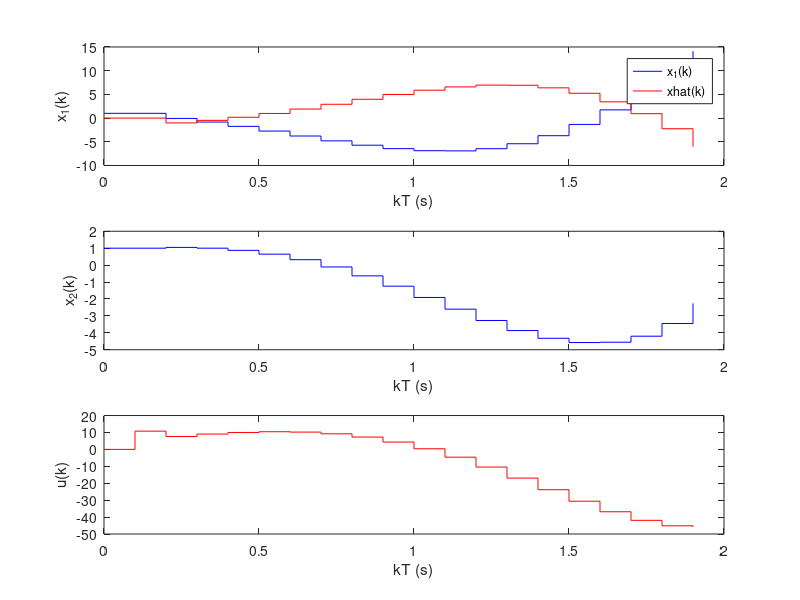

This chart was generated by the following MATLAB code:
% ELT013 - Controle Digital
% Projeto de observador de estados com ordem reduzida
%
% Prof. Bruno Teixeira, DELT/UFMG, 06/2017

%% Sistema: satelite duplo integrador
% Entrada: torque, Saida: posicao angular

close all; clc; clear all

% Funcao de transferencia em Laplace
nGs = 1;
dGs = [1 0 0];
Gs = tf(nGs, dGs)
% Espaco de estados:
[Ac, Bc, Cc, Dc] = tf2ss(nGs, dGs);
SysS = ss(Ac, Bc, Cc, Dc)

% Discretizacao do modelo em tempo continuo:
Ts = 0.1;
SysZ = c2d(SysS, Ts, 'zoh')
[A, B, C, D, Ts] = ssdata(SysZ)
[nGz, dGz] = ss2tf(A, B, C, D);
Gz = zpk(minreal(tf(nGz, dGz, Ts)))

%% Sistema reduzido: {Ar, Br, Cr, Dr}

% ATENCAO!!! Observe que, neste caso, xb = x1 e xa = x2 = y
Aaa = A(2,2); Aab = A(2,1); Aba = A(1,2); Abb = A(1,1);
Ba = B(2,1); Bb = B(1,1);
Ar = Abb
Cr = Aab
Dr = 0;

Obr = Cr;


%% Especificacoes de requisito:

% Polo desejado em z:
p1z = 0.3;
% Equacao caracteristica desejada:
alphacz = [1 -p1z]


%% Projeto de PREDITOR REDUZIDO pela Formula de Ackerman

% Usando funcao do Matlab:
Lr = acker(Ar', Cr', p1z)' 

% Passo a passo:
Lr = ( Ar + alphacz(2)*eye(size(Ar)) )*inv(Obr)*[zeros(size(Ar,1)-1,1);  1]

eig(Ar - Lr*Cr) % Conferindo polo do observador de ordem reduzida

%% Projeto do Controlador:
% Retirado de Ex_ProjetoRegulador.m

% Controlabilidade
Co = [B A*B];
if (size(A,1)-rank(Co)==0)
    disp('O sistema e controlavel.');
end

% Requisitos do controlador:
zeta = 0.5;
zetawn = 1.8;
wn = zetawn/zeta;
% Polos desejados em s:
p1s = -zetawn + i*wn*sqrt(1-zeta^2);
p2s = -zetawn - i*wn*sqrt(1-zeta^2);
% Polos desejados em z:
pc1z = exp(p1s*Ts)
pc2z = exp(p2s*Ts)
% Equacao caracteristica desejada:
alphaccz = conv([1 -pc1z],[1 -pc2z]);

% Alocacao de polos (passo a passo da Formula de Ackermann):
K = [zeros(1,size(A,1)-1)  1]*inv(Co)*( A^2 + alphaccz(2)*A + alphaccz(3)*eye(size(A)) )

%% Simulacao:

x0 = [1 1]';
N = 20;
u = 0;
kT = [0:Ts:(N-1)*Ts];
xmf = [x0 x0]; % Estados verdadeiros
ymf = C*xmf;
x1hat = 0; % Estado estimado

for k = 2:N
    % Observador reduzido de estados:
    x1hat(:,k) = Ar*x1hat(:,k-1) + (Aba*ymf(:,k-1) + Bb*u(k-1))  +  Lr*((ymf(:,k) - Aaa*ymf(:,k-1) - Ba*u(k-1)) - Cr*x1hat(:,k-1));
    % Lei de controle:
    u(k) = -K*[x1hat(:,k) xmf(2,k)]'; % u(k) = -K*xmf(:,k); % (teste)
    % Processo controlado:
    xmf(:,k+1) = A*xmf(:,k) + B*u(k); % Observe que o modelo do mesmo processo usado nesse projeto nao e o mesmo dos outros casos
    ymf(:,k+1) = C*xmf(:,k+1);
end
figure; subplot(311); stairs(kT, xmf(1,1:end-1), 'b'); hold on; stairs(kT, x1hat(1,:), 'r');  xlabel('kT (s)'); ylabel('x_1(k)'); legend('x_1(k)','xhat(k)')
        subplot(312); stairs(kT, xmf(2,1:end-1), 'b'); hold on; xlabel('kT (s)'); ylabel('x_2(k)');
        subplot(313); stairs(kT, u, 'r'); hold on; xlabel('kT (s)'); ylabel('u(k)');
        
